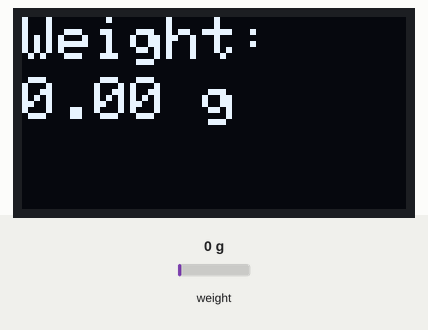
Recording of a sketch running on a simulated ESP8266 (NodeMCU). Parts: 128×64 one-colour display. The test bench sets the inputs (shaded band); at power-on: weight on the scale 0 g.

Above: at 2.2 s.
2.3 s: weight on the scale set to 100 g
At 4.2 s:
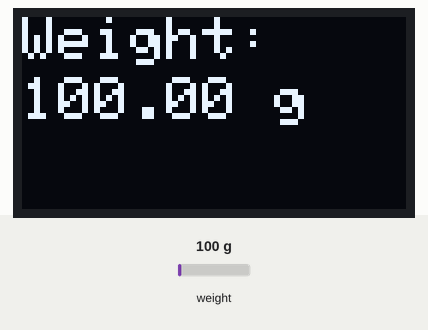
4.9 s: weight on the scale set to 1250 g
At 6.7 s:
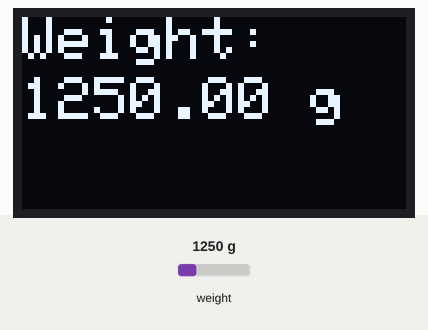
7.5 s: weight on the scale set to 2500 g
At 8.0 s:
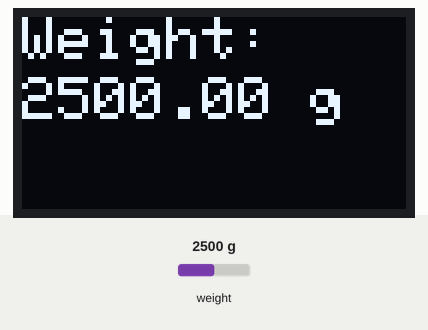
Timing chart, 0 to 10.5 s (numbered marks = the images above; inputs shaded):
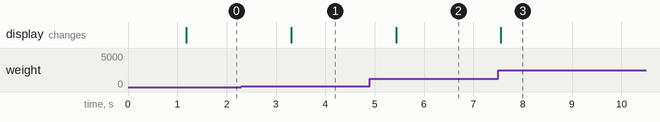

Measured:
- after the input at 2.3 s, the display: changes after 1.0 s (image 1)
- after the input at 4.9 s, the display: changes after 0.53 s (image 2)
- after the input at 7.5 s, the display: changes after 0.06 s (image 3)

The sketch:

Load_Cells.ino
```cpp
#include "HX711.h"
#include <Wire.h>
#include <Adafruit_GFX.h>
#include <Adafruit_SSD1306.h>

#define SCREEN_WIDTH 128
#define SCREEN_HEIGHT 64
Adafruit_SSD1306 display(SCREEN_WIDTH, SCREEN_HEIGHT, &Wire, -1);


//const int loadcell1_data = D5;
//const int loadcell1_clock = D6;
const int loadcell2_data = D5;
const int loadcell2_clock = D6;


//HX711 scale1;
HX711 scale2;
float calib = 1209.65;

void setup() {
  Serial.begin(9600);
  display.begin(SSD1306_SWITCHCAPVCC, 0x3C);
  display.clearDisplay(); display.setTextColor(SSD1306_WHITE);

  display.setTextSize(3);display.setCursor(0,0); display.print("Ready!");
  display.display();

  //scale1.begin(loadcell1_data, loadcell1_clock);
  //scale1.tare();
 // scale1.set_scale(calib);

  scale2.begin(loadcell2_data, loadcell2_clock);
  scale2.tare();
  scale2.set_scale(calib);
}


void loop() {
  if (scale2.is_ready()) {
    //float weight1 = scale1.get_units();
    float weight2 = scale2.get_units();
    //float total = weight1 + weight2;
    display.clearDisplay();
    display.setTextSize(2); display.setCursor(0,0); display.print("Weight: ");
    display.setTextSize(2); display.setCursor(0,20); display.print(weight2);display.print(" g");
    display.display();
  }
  else {
    Serial.println("HX711 not found. Check your wiring!");


  }
  delay(2000);

}
```
